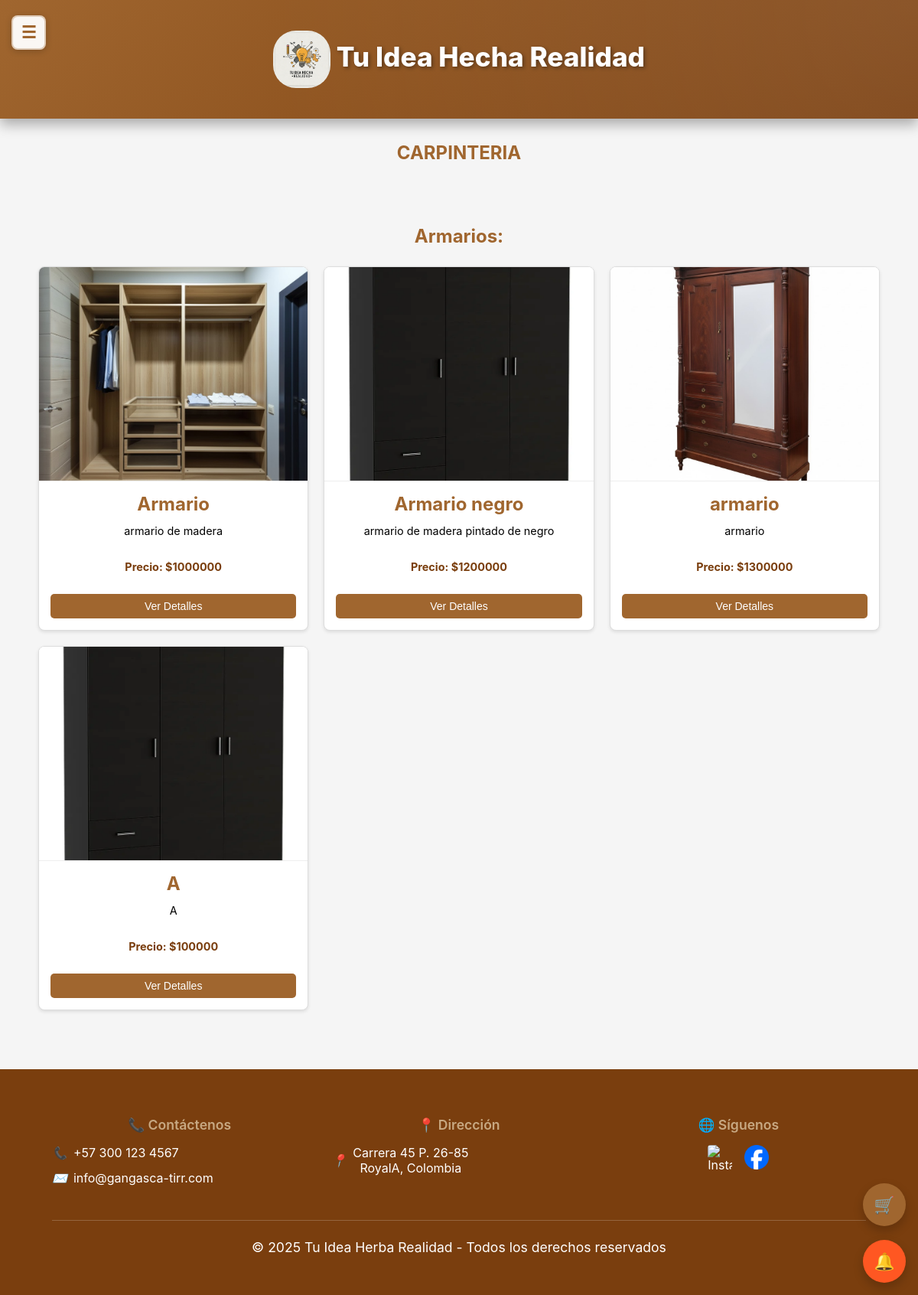
/carpinteria/, run on the app's committed database.
### core/models.py (models this page shows)
class Armarios(models.Model):
    nombre3 = models.CharField(max_length=100)
    descripcion3 = models.CharField(max_length=250, default='', blank=True,null=True)
    precio3 = models.DecimalField(max_digits=10, decimal_places=2)
    imagen3 = models.ImageField(upload_to='uploads/productos/')
    cantidad_disponible = models.IntegerField(default=0)
    is_active = models.BooleanField(default=True)

### Productos/views.py (the view)
# urls.py: path('carpinteria/', views.carpinteria, name='carpinteria'),
def carpinteria(request):
    usernameCliente = request.session.get('usernameCliente')
    usuario = None
    if usernameCliente:
        try:
            usuario = UserClientes.objects.get(usernameCliente=usernameCliente)
        except UserClientes.DoesNotExist:
            pass
    armarios = Armarios.objects.filter(is_active=True)
    context = {
        'armarios': armarios,
        'usuario': usuario
    }
    return render(request, "Productos/carpinteria.html", context)

### core/context_processors.py (called while the page is built, shortened)
def idea_notifications(request):
    username_cliente = request.session.get('usernameCliente')
    username_empresa = request.session.get('usernameEmpresa')
    has_notif = False
    try:
        if username_cliente:
            has_notif = MensajeIdea.objects.filter(
                idea__autor=username_cliente,
                remitente_tipo='empresa',
                leido=False
            ).exists()
    except Exception as e:
        print(f"Error en idea_notifications: {str(e)}")
        has_notif = False
    return {
        'has_idea_notifications': has_notif
    }

### Productos/templates/Productos/carpinteria.html (shortened to what this page needs)
<!DOCTYPE html>
<html lang="es">
<head>
    {% load static %}
    <link rel="stylesheet" href="{% static 'Productos/css/styles1.css' %}">
    <link rel="stylesheet" href="{% static 'core/css/responsive.css' %}">
</head>
<body>
<div class="main-content-wrapper">
  <header>
    <button class="sidebar-toggle" onclick="toggleSidebar()">☰</button>
    <h1 class="div" style="text-align: center;">
      <img src="{% static 'core/img/Gemini_Generated_Image_tzay6utzay6utzay.jfif' %}" alt="Logo" width="75" height="75">
      Tu Idea Hecha Realidad
    </h1>
  </header>
<section>
    <div>
        <h2>CARPINTERIA</h2>
        <section class="seccion-at">
            <div>
                <div>
                    <div>
                        <div>
                            <div>
                                <h3>Armarios:</h3>
                            </div>
                        </div>
                    </div>
                    <div class="contenedor-articulos" id="contenedorArticulos">
                        {% for armario in armarios %}
                        <div class="articulo">
                            {% if armario.imagen3 %}
                            <img src="{{ armario.imagen3.url }}" alt="{{ armario.nombre3 }}">
                            {% else %}
                            <img src="{% static 'Productos/img/Armario.jpg' %}" alt="{{ armario.nombre3 }}">
                            {% endif %}
                            <div class="contenido-articulo">
                                <h3>{{ armario.nombre3 }}</h3>
                                <p>{{ armario.descripcion3 }}</p>
                                <p class="precio-destacado">Precio: ${{ armario.precio3|floatformat:0 }}</p>
                                <button class="btn-ver-detalles" onclick="mostrarDetalles('armario', {{ armario.id }}, '{{ armario.nombre3|escapejs }}', '{{ armario.descripcion3|escapejs }}', '{{ armario.precio3 }}', '{% if armario.imagen3 %}{{ armario.imagen3.url }}{% else %}{% static 'Productos/img/Armario.jpg' %}{% endif %}')">Ver Detalles</button>
                            </div>
                        </div>
                        {% endfor %}
                    </div>
                </div>
            </div>
        </section>
    </div>
</section>
    <footer>
        <div class="footer-content">
            <div class="footer-section">
                <h3 class="footer-title">📞 Contáctenos</h3>
                <div class="footer-info">
                    <i>📞</i>
                    <span>+57 300 123 4567</span>
                </div>
                <div class="footer-info">
                    <i>✉️</i>
                    <span>info@gangasca-tirr.com</span>
                </div>
            </div>
            <div class="footer-section">
                <h3 class="footer-title">📍 Dirección</h3>
                <div class="footer-info">
                    <i>📍</i>
                    <span>Carrera 45 P. 26-85<br>RoyalA, Colombia</span>
                </div>
            </div>
            <div class="footer-section">
                <h3 class="footer-title">🌐 Síguenos</h3>
                <div class="footer-social">
                    <a href="https://www.instagram.com/tu_idea_hecha_realidad?igsh=Y3ByM2lyZGcwNHVy" class="social-icon-img" aria-label="Instagram">
                        <img src="{% static 'core/img/Instagram.webp' %}" alt="Instagram" class="social-logo" width="24" height="24">
                    </a>
                    <a href="https://www.facebook.com/share/1ACEVZbZHV/" class="social-icon-img" aria-label="Facebook">
                        <img src="{% static 'core/img/Facebook.png' %}" alt="Facebook" class="social-logo" width="24" height="24">
                    </a>
                </div>
            </div>
        </div>
        <div class="footer-bottom">
            <p>© 2025 Tu Idea Herba Realidad - Todos los derechos reservados</p>
        </div>
    </footer>
</div>
{% include 'core/floating_buttons.html' %}
{% include 'core/modal_notificaciones.html' %}
</body>
</html>

### core/static/core/css/responsive.css (style rules this page uses)
html { overflow-x: hidden; width: 100%; max-width: 100vw; }
body { overflow-x: hidden; width: 100%; max-width: 100vw; margin: 0; padding: 0; }
* { box-sizing: border-box; }
.sidebar-toggle { display: flex !important; position: fixed !important; top: 20px !important; left: 15px !important; z-index: 10003 !important; background: rgba(255, 255, 255, 0.95); color: #A0662F; border: 2px solid rgba(160, 102, 47, 0.3); width: 45px; height: 45px; border-radius: 8px; cursor: pointer; box-shadow: 0 2px 8px rgba(0, 0, 0, 0.2); transition: all 0.3s ease; font-size: 22px; align-items: center; justify-content: center; font-weight: bold; }
@media screen and (min-width: 1025px) and (max-width: 1366px) { .sidebar-toggle { display: flex !important; position: fixed !important; top: 20px !important; left: 15px !important; z-index: 10003 !important; align-items: center; justify-content: center; } }
@media screen and (min-width: 1025px) and (max-width: 1366px) { .main-content-wrapper { margin-left: 0 !important; width: 100% !important; padding: 0 20px 20px 20px; } }
@media screen and (min-width: 1025px) and (max-width: 1366px) { .contenedor-articulos { grid-template-columns: repeat(auto-fill, minmax(280px, 1fr)); gap: 20px; } }
@media screen and (min-width: 1025px) and (max-width: 1366px) { header h1 { font-size: 2.2rem; } }
@media screen and (min-width: 1025px) and (max-width: 1366px) { .footer-content { flex-direction: row; flex-wrap: wrap; gap: 2rem; } }
@media screen and (min-width: 1025px) and (max-width: 1366px) { .footer-section { flex: 1 1 30%; min-width: 200px; } }

### data on the page
Armarios: imagen3 (picture), nombre3 "Armario", descripcion3 "armario de madera", precio3 "1000000"
Armarios: imagen3 (picture), nombre3 "Armario negro", descripcion3 "armario de madera pintado de negro", precio3 "1200000"
Armarios: imagen3 (picture), nombre3 "armario", descripcion3 "armario", precio3 "1300000"
Armarios: imagen3 (picture), nombre3 "A", descripcion3 "A", precio3 "100000"
